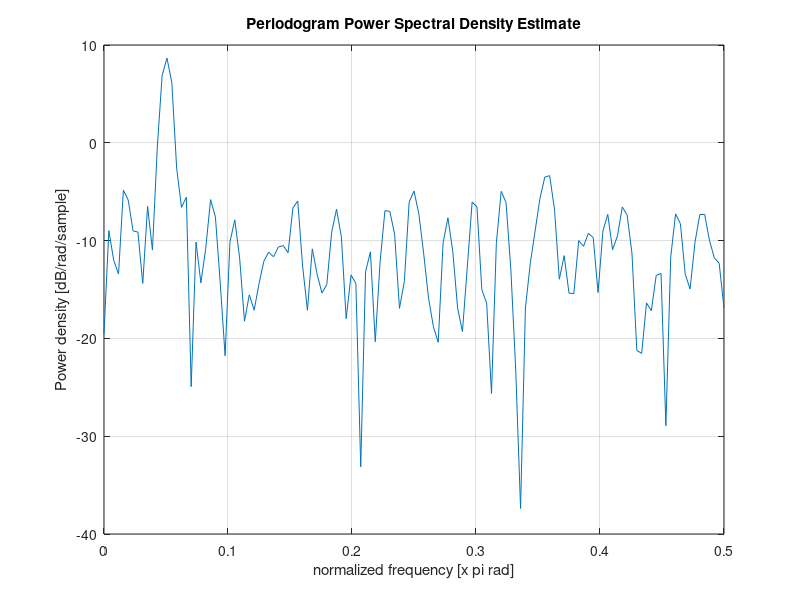

Here is the MATLAB script that generated this plot:
%Dùng periodogram để hiện biểu đồ miền tần số
n = 100; % Số lượng mẫu
Y = sin(2 * pi * (1:n) / 20) + 0.5 * randn(1, n)

figure, periodogram(Y)